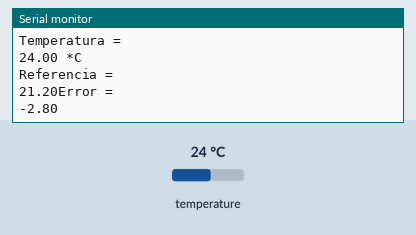
This sketch was run on a simulated Arduino Uno, built with avr-gcc and run on an emulated ATmega328P. Shown: the last lines printed to the serial monitor. The test bench sets the inputs (shaded band); at power-on: temperature 24 °C.

Above: at 1.8 s.
1.9 s: temperature set to 12 °C
At 2.8 s:
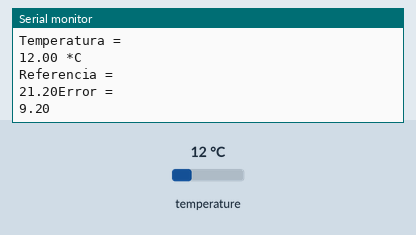
3.4 s: temperature set to 19 °C
At 4.8 s:
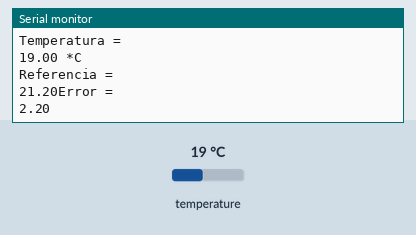
Timing chart, 0 to 6.4 s (numbered marks = the images above; inputs shaded):
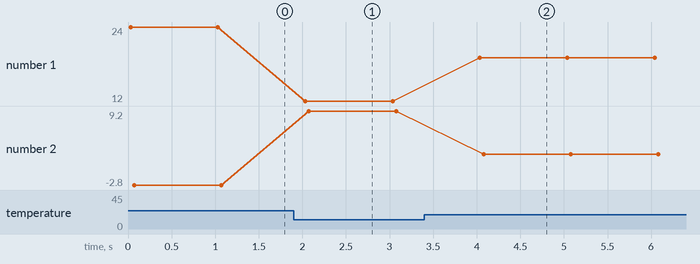

The sketch:

Se_alErrorBMP280.ino
```cpp
//Dr. Fernando Aldana Franco.
//1 de febrero de 2023
//Laboratorio de Electromagnetismo, Electrónica y Control.
//Facultad de Ingeniería Mecánica y Eléctrica - Xalapa.
//Universidad Veracruzana.
//Señal de error con sensor de temperatura.
/*Adquiere la señal de retroalimentación mediante el sensor BMP280 mediante la biblioteca BMP280
 * Genera la señal de error mediante la referencia de una temperatura. Imprime los resultados en la
 * terminal serial
*/
//Declaración de bibliotecas para el sensor
#include <Wire.h> //I2C
#include "Adafruit_BMP280.h" //Biblioteca del sensor

Adafruit_BMP280 sentemp; //Crea el objeto del sensor, se llama sentemp

#define referencia 21.2 //Define la referencia de la temperatura

float temperatura=0.0; //Variable para leer la temperatura, inicia en 0.
float error=0; //Variable parea calcular el error, inicia en 0.
void setup() {
  Serial.begin(9600); //Inicia el la comunicación serial
  Serial.println(F("BMP280 test")); //Comienza la prueba del sensor

  if (!sentemp.begin()) {
    Serial.println(F("Could not find a valid BMP280 sensor, check wiring!")); //Si no detecta el sensor, genera un mensaje de error
    while (1);
  }
  //En caso de estar conectado el sensor, imprime las características
  sentemp.setSampling(Adafruit_BMP280::MODE_NORMAL,     /* Modo de operación */
                  Adafruit_BMP280::SAMPLING_X2,     /* Temp. oversampling */
                  Adafruit_BMP280::SAMPLING_X16,    /* Presion oversampling */
                  Adafruit_BMP280::FILTER_X16,      /* Filtrado. */
                  Adafruit_BMP280::STANDBY_MS_500); /* Tiempo Standby. */
}

void loop()
{
    //Medición de la temperatura
    Serial.println("Temperatura = ");
    temperatura=sentemp.readTemperature(); //Función de lectura de la temperatura
    Serial.print(temperatura);
    Serial.println(" *C");
    //Imprime referencia
    Serial.println("Referencia = ");
    Serial.print(referencia);
    //Imprime el error
    Serial.println("Error = ");
    error=referencia-temperatura; //Error es la diferencia de la referencia menos la señal sensada.
    Serial.print(error);
    //Linea en blanco
    Serial.println();
    //Repite cada segundo
    delay(1000);
}
```

Measured:
- after the input at 1.9 s, the serial monitor: prints a new line after 0.13 s (image 1)
- after the input at 3.4 s, the serial monitor: prints a new line after 0.64 s (image 2)
- plotted number 1: 24 → 12 after the input at 1.9 s, 12 → 19 after the input at 3.4 s
- plotted number 2: -2.8 → 9.2 after the input at 1.9 s, 9.2 → 2.2 after the input at 3.4 s
